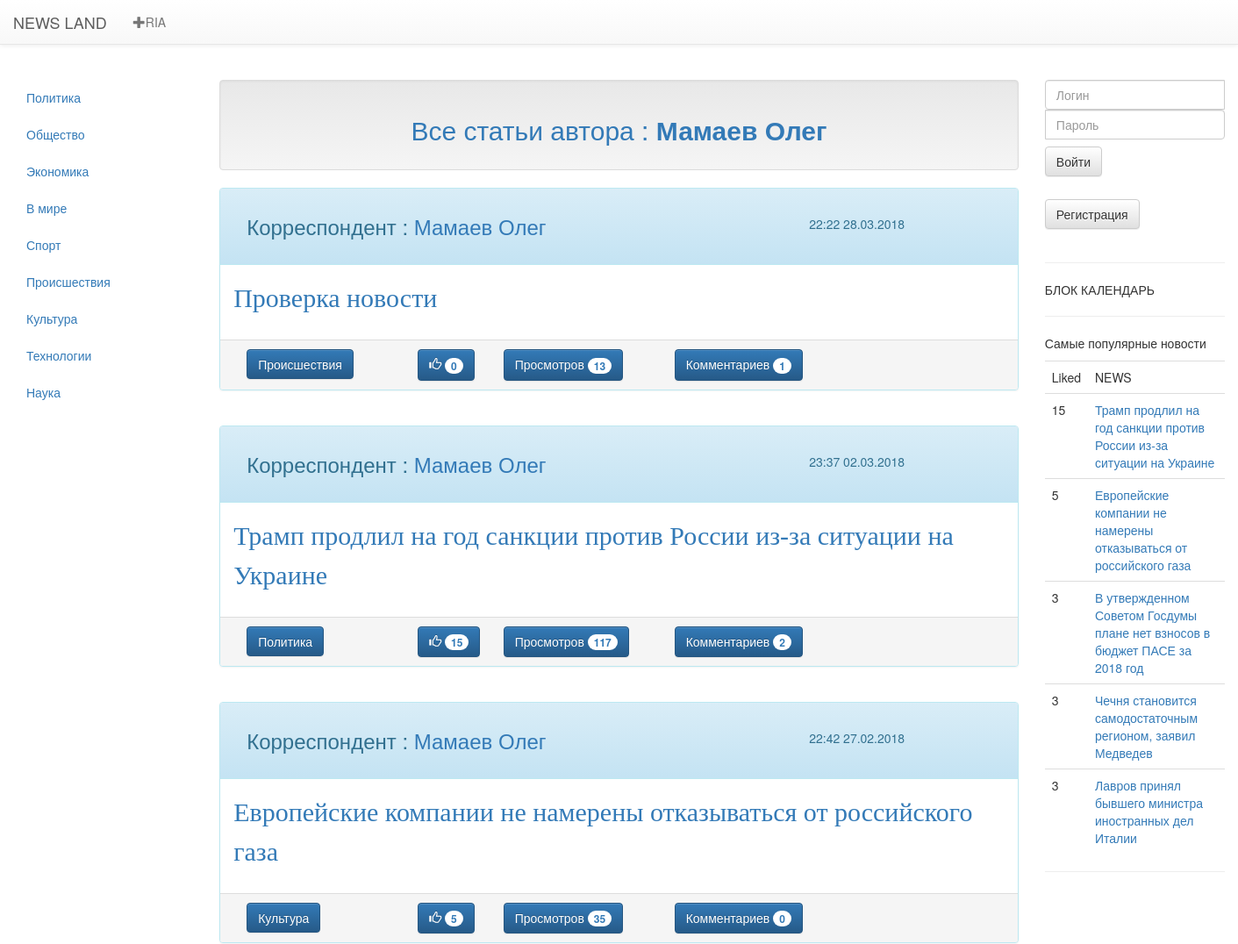
Page /author/Mamaev_Oleg (upper part) on the earlier database version.
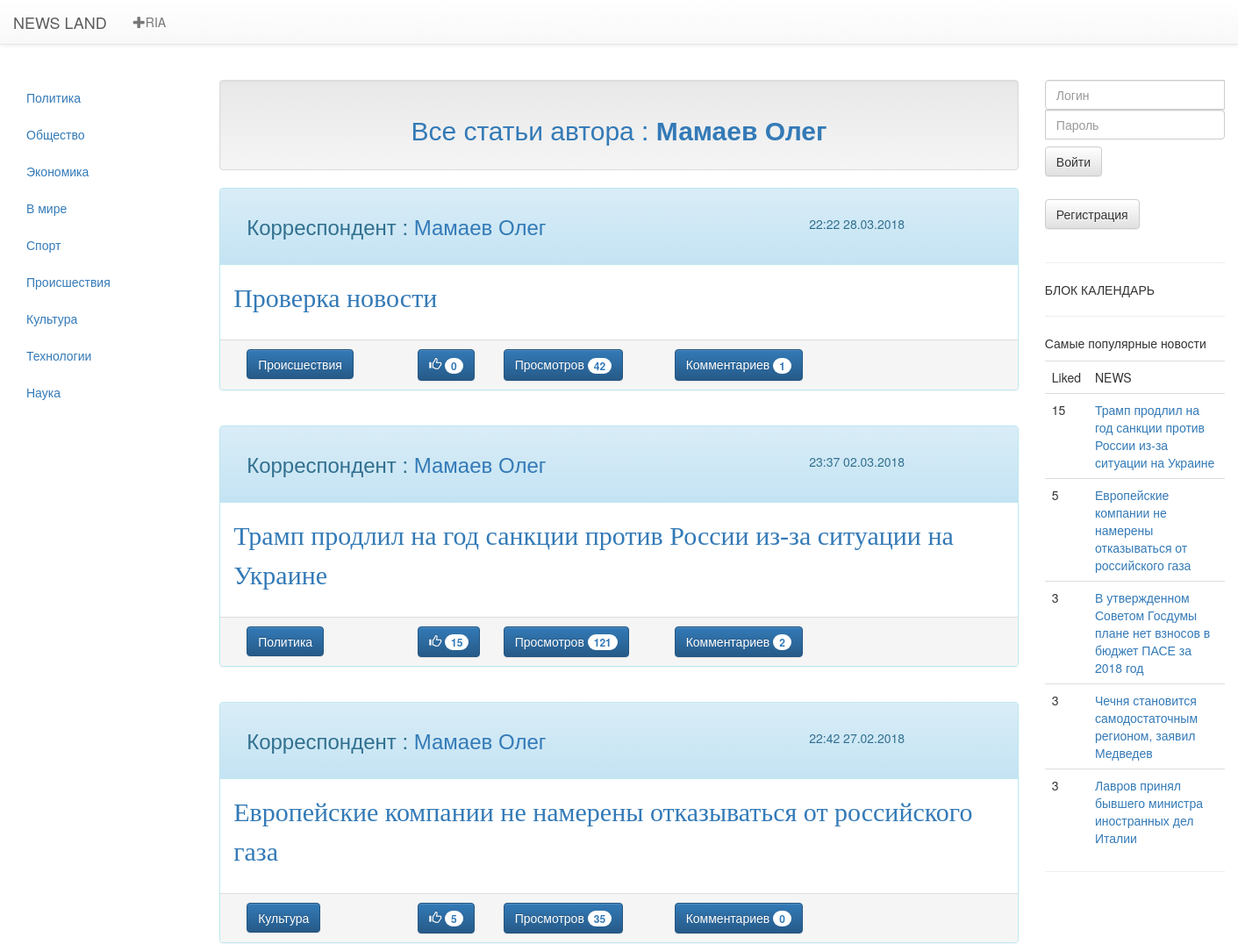
Same page on the later database version.
### news/models.py (models this page shows, shortened)
class Newsbase(models.Model):
    class Meta:
        verbose_name = 'Новость'
        verbose_name_plural = 'Новости'
    authors = (
        ('Mamaev_Oleg','Мамаев Олег'),
        ('Maksimova_Marina','Максимова Марина'),
        ('Doncova_Dariya','Донцова Дарья'),
    )
    category = (
        ('policy', 'Политика'),
        ('society', 'Общество'),
        ('economy', 'Экономика'),
        ('world', 'В мире'),
        ('sport', 'Спорт'),
        ('incedent', 'Происшествия'),
        ('culture', 'Культура'),
        ('tech', 'Технологии'),
        ('science', 'Наука'),
    )
    news_title = models.CharField(max_length=250,verbose_name='Заголовок',unique=True)
    news_date = models.DateTimeField(auto_now_add=True,verbose_name='Дата и время публикации')
    news_text = models.TextField(verbose_name='Текст статьи',unique=True)
    news_liked = models.IntegerField(default=0,verbose_name='Like')
    news_category = models.CharField(max_length=20,choices=category,verbose_name='Категория')
    news_authors = models.CharField(max_length=30,choices=authors, verbose_name='Автор' )
    news_views = models.IntegerField(default=0,verbose_name='Просмотров')
    news_pic1 = models.ImageField(upload_to='news/pic/%Y/%m/%d',verbose_name='Изображение1')
    news_pic2 = models.ImageField(upload_to='news/pic/%Y/%m/%d',verbose_name='Изображение2',blank=True)
    news_pic3 = models.ImageField(upload_to='news/pic/%Y/%m/%d',verbose_name='Изображение3',blank=True)
    news_pic4 = models.ImageField(upload_to='news/pic/%Y/%m/%d',verbose_name='Изображение4',blank=True)
    news_pic5 = models.ImageField(upload_to='news/pic/%Y/%m/%d',verbose_name='Изображение5',blank=True)
    def count_comments(self):
        comm = Comments.objects.filter(comment_news=self.id)
        return comm.count()

### news/views.py (the view)
# urls.py: re_path('^author/(\w+)/?$',             views.authors_list_Views.as_view(),     name='authors'),
class authors_list_Views(ListView,category_list):
    template_name = 'index.html'
    model = Newsbase
    paginate_by = 5
    def get(self,request,*args,**kwargs):
        author_name = None
        try:
            self.author_name = self.args[0]
        except:
            self.author_name = None
        return super(authors_list_Views,self).get(request,*args,**kwargs)
    def get_context_data(self,**kwargs):
        context = super(authors_list_Views,self).get_context_data(**kwargs)
        context['author_name'] = self.author_name
        return context
    def get_queryset(self):
        return Newsbase.objects.filter(news_authors = self.author_name).order_by('-news_date')

### news/forms.py
class LoginForm(forms.Form):
    username = forms.CharField(label='Логин')
    password = forms.CharField(widget=forms.PasswordInput, label='Пароль')

### news/views.py (called while the page is built)
    def get_context_data(self, **kwargs):
        context = super(category_list,self).get_context_data(**kwargs)
        context['category'] = Newsbase.category
        context['authors'] = Newsbase.authors
        context['login_form'] = LoginForm()
        context['top5'] = Newsbase.objects.order_by('-news_liked')[0:5]
        return context

### news/templates/index.html (shortened to what the changed rows need)
{% extends 'base/main.html' %}
{% load staticfiles %}
{% block news%}
    {% if object_list %}
        {% for news in object_list %}
            <div class="panel panel-info ">
                <div class="panel-heading" >
                    <div class="container">
                        <div class="row">
                            <div class="col-md-6 h3">
                                {% for name in authors %}
                                    {% if  name.0 == news.news_authors  %}
                                            <p>Корреспондент :  <a href="/author/{{name.0}}">{{ name.1 }}</a></p>
                                    {% endif %}
                                {% endfor %}
                            </div>
                            <div class="col-md-2" align="right">
                                <p>{{ news.news_date|date:"H:i" }} {{ news.news_date|date:"d.m.Y" }}</p>
                            </div>
                        </div>
                    </div>
                </div>
                <div class="panel-body" style="font-size:30px" id="{{news.id}}">
                    <p><font face="Georgia"><a href="{% url 'post' %}?post={{ news.id }}">{{news.news_title}}</a></font></p>
                </div>
                <div class="panel-footer">
                    <div class="container">
                        <div class="row">
                            <div class="col-md-2">
                                {% for eng,rus in category %}
                                    {% if  eng == news.news_category  %}
                                      <button class="btn btn-primary " type="button" >
                                            {{ rus }}
                                      </button>
                                    {% endif %}
                                {% endfor %}
                            </div>
                            <div class="col-md-1">
                                {% if user.is_authenticated %}
                                    <a href="{% url 'like' %}?post={{ news.id }}&home={{ request.get_full_path }}&id={{news.id}}">
                                    <button class="btn btn-primary" type="button">
                                        <i class="glyphicon glyphicon-thumbs-up"></i>
                                            <span class="badge">{{ news.news_liked }}</span>
                                    </button></a>
                                {% else %}
                                <button class="btn btn-primary" type="button">
                                        <i class="glyphicon glyphicon-thumbs-up"></i>
                                            <span class="badge">{{ news.news_liked }}</span>
                                    </button>
                                {% endif %}
                            </div>
                            <div class="col-md-2">
                                <button class="btn btn-primary " type="button" >
                                    Просмотров <span class="badge">{{news.news_views}}</span>
                                </button>
                            </div>
                            <div class="col-md-2">
                                <button class="btn btn-primary " type="button" >
                                    Комментариев <span class="badge">{{news.count_comments}}</span>
                                </button>
                            </div>
                        </div>
                    </div>
                </div>
            </div>
        {% if  not forloop.last  %}
            <br>
        {% endif %}
    {% endfor %}
    {% else %}
        <p>НОВОСТИ ОТСУТСТВУЮТ</p>
    {% endif %}
{% endblock %}

### news/templates/base/top5.html
{% if  top5  %}
    <table class="table">
        <p>
            Самые популярные новости
        </p>
        <tr>
            <td>Liked</td>
            <td>NEWS</td>
        </tr>
        {% for news in top5 %}
        <tr>
            <td>{{ news.news_liked }}</td>
            <td><a href="{% url 'post' %}?post={{news.id}}">{{ news.news_title }}</a></td>
        </tr>
        {% endfor %}
    </table>
{% endif %}

Differences in the rows shown:
changed Newsbase "Проверка новости": news_views "13" → "42"
changed Newsbase "Трамп продлил на год санкции против России из-за ситуации на Украине": news_views "117" → "121"
